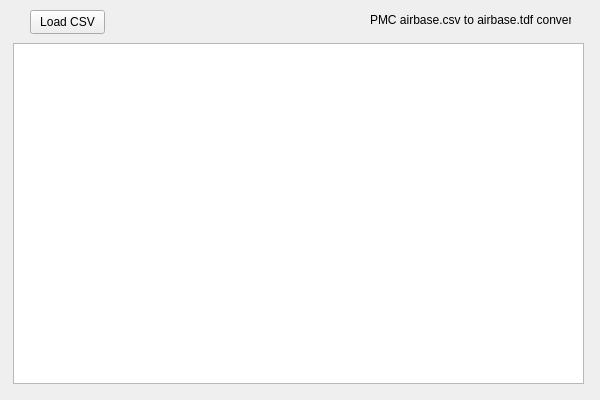
<?xml version="1.0" encoding="UTF-8"?>
<ui version="4.0">
 <class>WidgetClass</class>
 <widget class="QWidget" name="WidgetClass">
  <property name="geometry">
   <rect>
    <x>0</x>
    <y>0</y>
    <width>600</width>
    <height>400</height>
   </rect>
  </property>
  <property name="windowTitle">
   <string>Airbase CSV to TDF</string>
  </property>
  <widget class="QPushButton" name="Create">
   <property name="geometry">
    <rect>
     <x>30</x>
     <y>10</y>
     <width>75</width>
     <height>24</height>
    </rect>
   </property>
   <property name="text">
    <string>Load CSV</string>
   </property>
  </widget>
  <widget class="QTextEdit" name="textEdit">
   <property name="geometry">
    <rect>
     <x>13</x>
     <y>43</y>
     <width>571</width>
     <height>341</height>
    </rect>
   </property>
  </widget>
  <widget class="QLabel" name="label">
   <property name="geometry">
    <rect>
     <x>370</x>
     <y>10</y>
     <width>201</width>
     <height>20</height>
    </rect>
   </property>
   <property name="text">
    <string>PMC airbase.csv to airbase.tdf converter</string>
   </property>
  </widget>
 </widget>
 <layoutdefault spacing="6" margin="11"/>
 <resources/>
 <connections/>
</ui>
